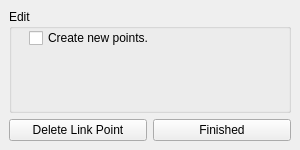
<?xml version="1.0" encoding="UTF-8"?>
<ui version="4.0">
 <class>LinkedPointsActorTool</class>
 <widget class="QDockWidget" name="LinkedPointsActorTool">
  <property name="enabled">
   <bool>true</bool>
  </property>
  <property name="geometry">
   <rect>
    <x>0</x>
    <y>0</y>
    <width>300</width>
    <height>150</height>
   </rect>
  </property>
  <property name="minimumSize">
   <size>
    <width>300</width>
    <height>150</height>
   </size>
  </property>
  <property name="layoutDirection">
   <enum>Qt::LeftToRight</enum>
  </property>
  <property name="windowTitle">
   <string>Linked Points Actor Tool</string>
  </property>
  <widget class="QWidget" name="dockWidgetContents">
   <layout class="QGridLayout" name="gridLayout_2">
    <item row="1" column="0">
     <widget class="QPushButton" name="mDeleteLinkButton">
      <property name="text">
       <string>Delete Link Point</string>
      </property>
     </widget>
    </item>
    <item row="0" column="0" colspan="2">
     <widget class="QGroupBox" name="mEditBox">
      <property name="title">
       <string>Edit</string>
      </property>
      <widget class="QCheckBox" name="mCreationModeCheckbox">
       <property name="geometry">
        <rect>
         <x>20</x>
         <y>20</y>
         <width>131</width>
         <height>18</height>
        </rect>
       </property>
       <property name="text">
        <string>Create new points.</string>
       </property>
      </widget>
     </widget>
    </item>
    <item row="1" column="1">
     <widget class="QPushButton" name="mFinishedButton">
      <property name="text">
       <string>Finished</string>
      </property>
     </widget>
    </item>
   </layout>
  </widget>
 </widget>
 <resources/>
 <connections/>
</ui>
